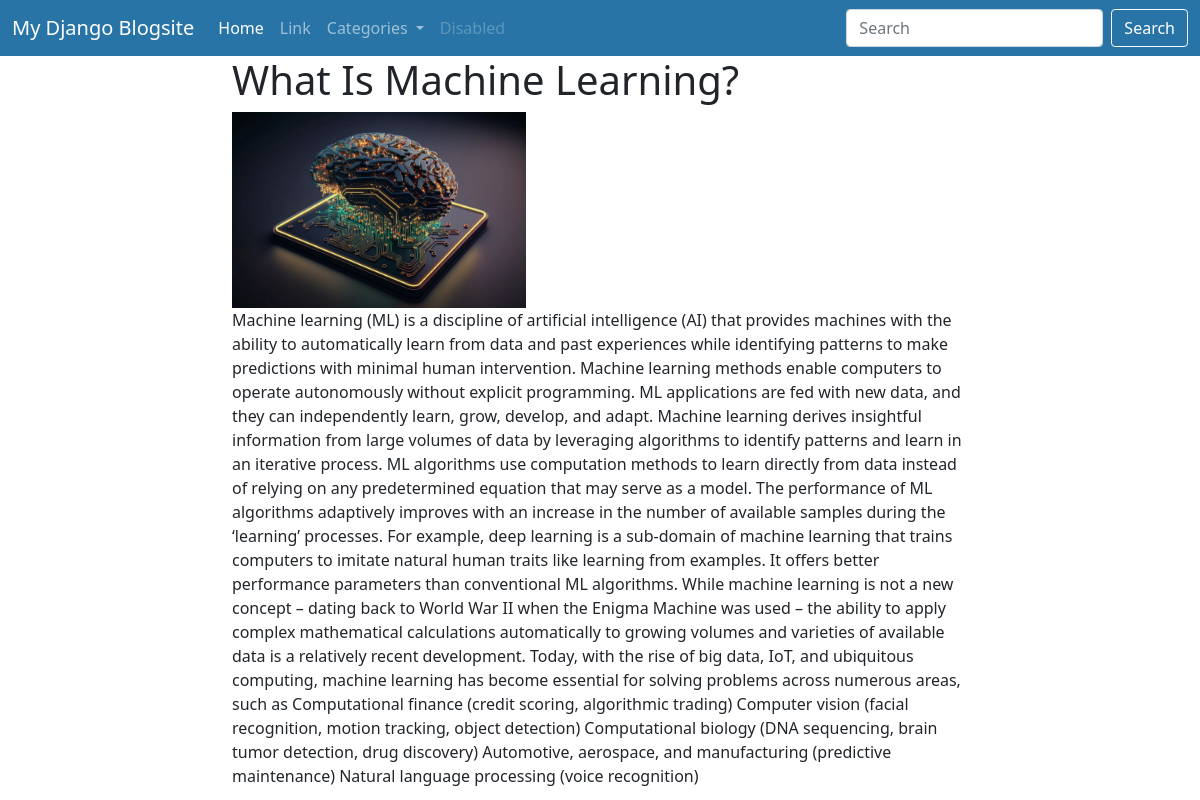
The app's page /article/detail/2/ with its own data.
### blog/models.py (models this page shows, shortened)
class Article(models.Model):
    category_id = models.ForeignKey(category,on_delete=models.CASCADE)
    title= models.CharField(max_length=255)
    content = models.TextField()
    cover_image= models.FileField(upload_to='uploads/')
    created_at= models.DateTimeField(auto_now_add=True)
    updated_at= models.DateTimeField(auto_now=True)
    is_active= models.BooleanField(default=True)

### blog/views.py (the view)
# urls.py: path("article/detail/<int:id>/",views.get_article,name='get_article'),
def get_article(request,id):
    categories = category.objects.all()
    article = Article.objects.get(id=id)
    context={'article':article,'categories':categories}
    return render(request,'articledetail.html',context)

### blog/templates/articledetail.html
{% extends "base.html" %}
{% block articledetail %}
<div class="container">
    <div class="row">
        <div class="col-md-2"></div>
        <div class="col-md-8">
            <h1>{{article.title}} </h1>
            <img src="{{article.cover_image.url}}" alt="" style="width:40%;height:auto;">
            <p>{{article.content}} </p>
        </div>
        <div class="col-md-2"></div>
    </div>
</div>
{% endblock %}

### static/styles.css (style rules this page uses)
img { height: auto; }

### records on screen
Article: title "What Is Machine Learning?", cover_image (picture), content "Machine learning (ML) is a discipline of artificial intelligence (AI) that provides machines with the ability to automatically learn from data and past experiences while identifying patterns to make predictions with minimal human intervention. Machine learning methods enable computers to operate autonomously without explicit programming. ML applications are fed with new data, and they can independently learn, grow, develop, and adapt. Machine learning derives insightful information from large volumes of data by leveraging algorithms to identify patterns and learn in an iterative process. ML algorithms use computation methods to learn directly from data instead of relying on any…"
